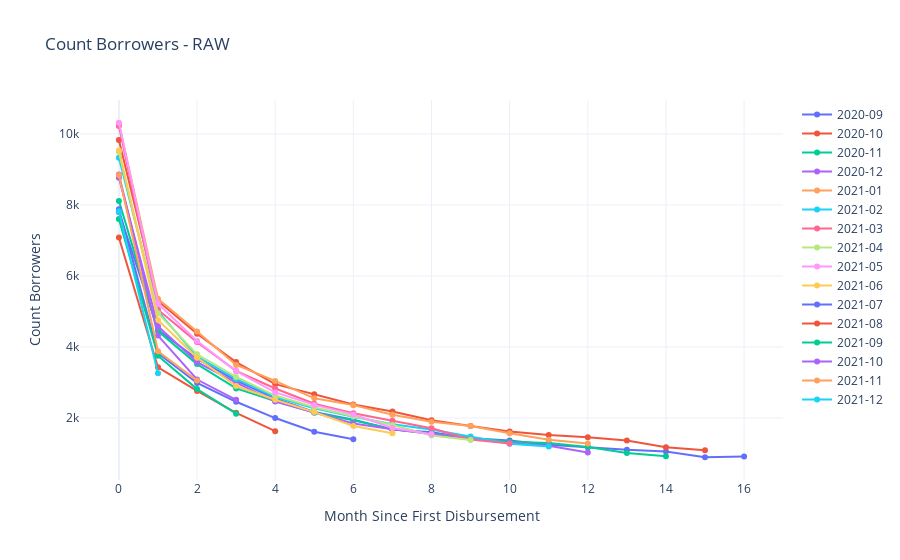

This figure's notebook cell:
### Markdown cell above
#### Count Borrowers

### Code cell
ps.plot_cohorts('Count Borrowers', data='raw')

### Figure 1 — Plotly figure (JSON) as saved in the notebook; plotly's stock layout.template omitted (floating-point values rounded to 4 significant figures)
{"data": [{"line": {"width": 2}, "mode": "markers+lines", "name": "2020-09", "type": "scatter", "x": [0, 1, 2, 3, 4, 5, 6, 7, 8, 9, 10, 11, 12, 13, 14, 15, 16], "y": [7801, 4481, 3661, 3050, 2549, 2170, 1952, 1673, 1594, 1429, 1362, 1243, 1177, 1102, 1054, 893, 916]}, {"line": {"width": 2}, "mode": "markers+lines", "name": "2020-10", "type": "scatter", "x": [0, 1, 2, 3, 4, 5, 6, 7, 8, 9, 10, 11, 12, 13, 14, 15], "y": [9831, 5296, 4369, 3573, 2953, 2667, 2377, 2181, 1937, 1773, 1621, 1523, 1457, 1363, 1177, 1093]}, {"line": {"width": 2}, "mode": "markers+lines", "name": "2020-11", "type": "scatter", "x": [0, 1, 2, 3, 4, 5, 6, 7, 8, 9, 10, 11, 12, 13, 14], "y": [8113, 4447, 3517, 2831, 2479, 2149, 1937, 1679, 1554, 1434, 1331, 1296, 1180, 1011, 922]}, {"line": {"width": 2}, "mode": "markers+lines", "name": "2020-12", "type": "scatter", "x": [0, 1, 2, 3, 4, 5, 6, 7, 8, 9, 10, 11, 12], "y": [8765, 4585, 3570, 2995, 2462, 2162, 1845, 1682, 1546, 1408, 1291, 1214, 1028]}, {"line": {"width": 2}, "mode": "markers+lines", "name": "2021-01", "type": "scatter", "x": [0, 1, 2, 3, 4, 5, 6, 7, 8, 9, 10, 11, 12], "y": [10295, 5359, 4436, 3494, 3044, 2552, 2361, 2088, 1895, 1775, 1566, 1389, 1278]}, {"line": {"width": 2}, "mode": "markers+lines", "name": "2021-02", "type": "scatter", "x": [0, 1, 2, 3, 4, 5, 6, 7, 8, 9, 10, 11], "y": [9331, 5004, 3728, 3100, 2589, 2271, 2034, 1821, 1673, 1475, 1274, 1194]}, {"line": {"width": 2}, "mode": "markers+lines", "name": "2021-03", "type": "scatter", "x": [0, 1, 2, 3, 4, 5, 6, 7, 8, 9, 10], "y": [10225, 5046, 4136, 3324, 2829, 2401, 2133, 1920, 1710, 1392, 1279]}, {"line": {"width": 2}, "mode": "markers+lines", "name": "2021-04", "type": "scatter", "x": [0, 1, 2, 3, 4, 5, 6, 7, 8, 9], "y": [9497, 4950, 3792, 3155, 2631, 2300, 2047, 1802, 1503, 1380]}, {"line": {"width": 2}, "mode": "markers+lines", "name": "2021-05", "type": "scatter", "x": [0, 1, 2, 3, 4, 5, 6, 7, 8], "y": [10314, 5214, 4169, 3319, 2719, 2368, 2100, 1716, 1541]}, {"line": {"width": 2}, "mode": "markers+lines", "name": "2021-06", "type": "scatter", "x": [0, 1, 2, 3, 4, 5, 6, 7], "y": [9532, 4761, 3696, 2899, 2512, 2164, 1773, 1571]}, {"line": {"width": 2}, "mode": "markers+lines", "name": "2021-07", "type": "scatter", "x": [0, 1, 2, 3, 4, 5, 6], "y": [7876, 3822, 2984, 2455, 1997, 1613, 1398]}, {"line": {"width": 2}, "mode": "markers+lines", "name": "2021-08", "type": "scatter", "x": [0, 1, 2, 3, 4], "y": [7083, 3427, 2762, 2144, 1627]}, {"line": {"width": 2}, "mode": "markers+lines", "name": "2021-09", "type": "scatter", "x": [0, 1, 2, 3], "y": [7604, 3752, 2813, 2121]}, {"line": {"width": 2}, "mode": "markers+lines", "name": "2021-10", "type": "scatter", "x": [0, 1, 2, 3], "y": [8858, 4319, 3082, 2511]}, {"line": {"width": 2}, "mode": "markers+lines", "name": "2021-11", "type": "scatter", "x": [0, 1, 2], "y": [8843, 3878, 3055]}, {"line": {"width": 2}, "mode": "markers+lines", "name": "2021-12", "type": "scatter", "x": [0, 1], "y": [7818, 3259]}], "layout": {"title": {"text": "Count Borrowers - RAW"}, "xaxis": {"title": {"text": "Month Since First Disbursement"}}, "yaxis": {"title": {"text": "Count Borrowers"}}}}
